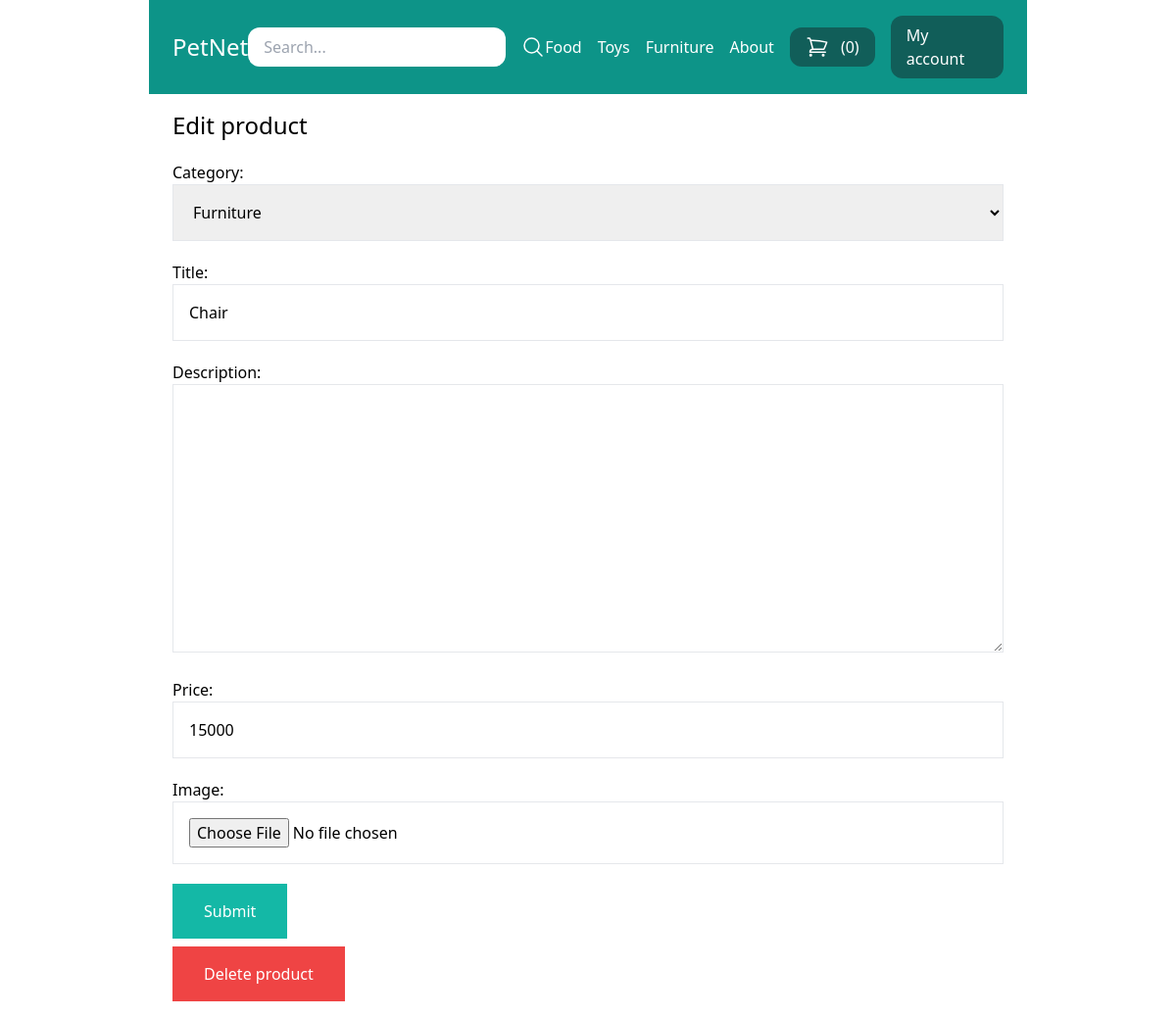
The app's page /my-store/edit-product/8/ (signed in), older data.
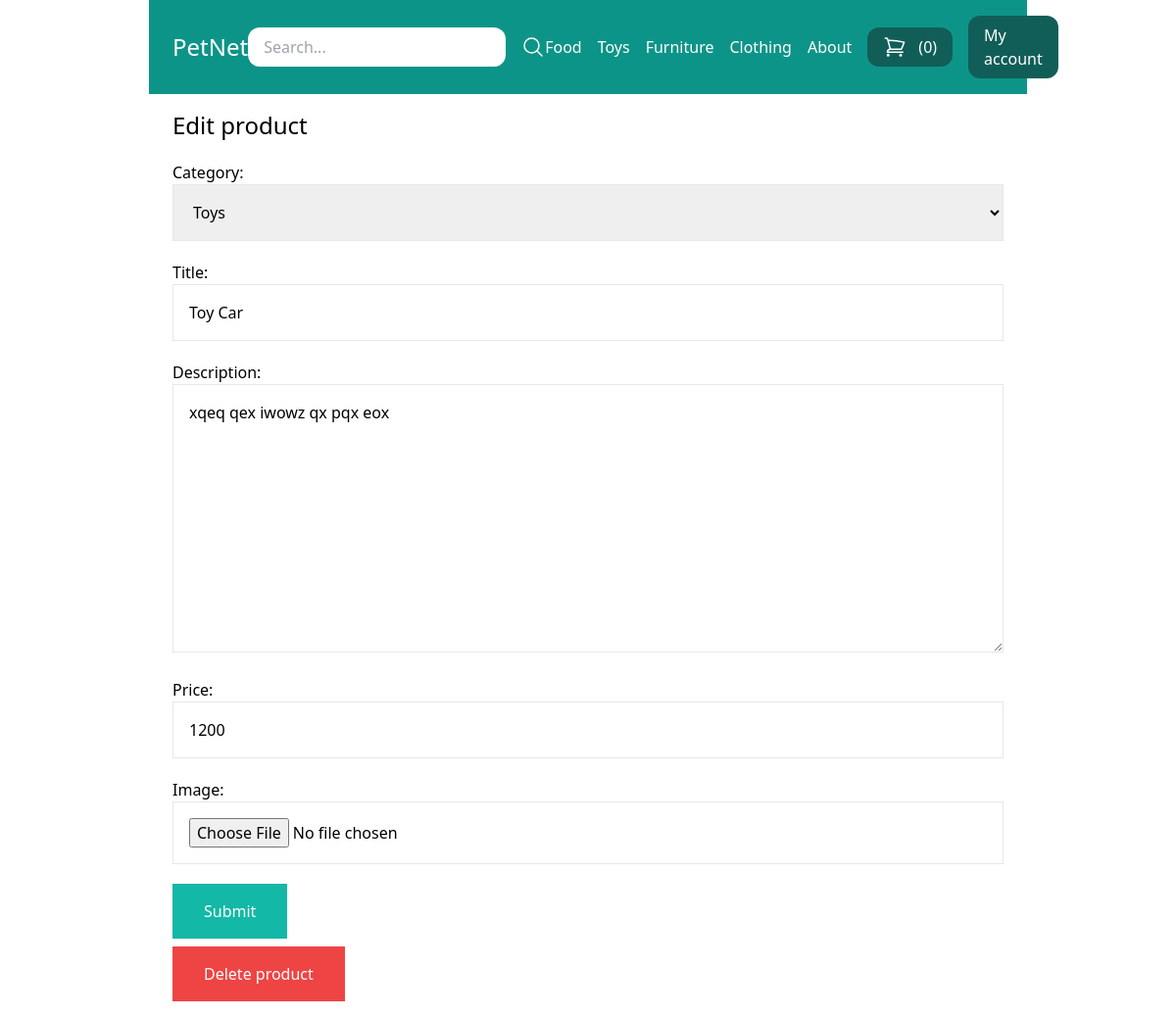
The same page, newer data.
### store/models.py (models this page shows, shortened)
class Category(models.Model):
    title = models.CharField(max_length=50)
    slug = models.SlugField(max_length=50)
    class Meta:
        verbose_name_plural = 'Categories'
    def __str__(self):
        return self.title

class Product(models.Model):
    DRAFT = 'draft'
    WAITING_APPROVAL = 'waitingapproval'
    ACTIVE = 'active'
    DELETED = 'deleted'
    STATUS_CHOICES = (
        (DRAFT, 'Draft'),
        (WAITING_APPROVAL, 'Waiting approval'),
        (ACTIVE, 'Active'),
        (DELETED, 'Deleted'),
    )
    user = models.ForeignKey(User, related_name='products', on_delete=models.CASCADE)
    category = models.ForeignKey(Category, related_name='products', on_delete=models.CASCADE)
    title = models.CharField(max_length=50)
    slug = models.SlugField(max_length=50)
    description = models.TextField(blank=True)
    price = models.IntegerField()
    image = models.ImageField(upload_to='uploads/product_images', blank=True, null=True)
    thumbnail = models.ImageField(upload_to='uploads/product_images/thumbnail', blank=True, null=True)
    created_at = models.DateTimeField(auto_now_add=True)
    updated_at = models.DateTimeField(auto_now=True)
    status = models.CharField(max_length=50, choices=STATUS_CHOICES, default=ACTIVE)
    class Meta:
        ordering = ('-created_at',)

### userprofile/views.py (the view)
# urls.py: path('my-store/edit-product/<int:pk>/', views.edit_product, name='edit_product'),
@login_required
def edit_product(request, pk):
    product = Product.objects.filter(user=request.user).get(pk=pk)
    if request.method == 'POST':
        form = ProductForm(request.POST, request.FILES, instance=product)
        if form.is_valid():
            form.save()
            messages.success(request, 'The changes was saved!')
            return redirect('my_store')
    else:
        form = ProductForm(instance=product)
    return render(request, 'userprofile/product_form.html', {
        'title': 'Edit product',
        'product': product,
        'form': form
    })

### store/forms.py
class ProductForm(forms.ModelForm):
    class Meta:
        model = Product
        fields = ('category', 'title', 'description', 'price', 'image',)
        widgets = {
            'category': forms.Select(attrs={
                'class': 'w-full p-4 border border-gray-200'
            }),
            'title': forms.TextInput(attrs={
                'class': 'w-full p-4 border border-gray-200'
            }),
            'description': forms.Textarea(attrs={
                'class': 'w-full p-4 border border-gray-200'
            }),
            'price': forms.TextInput(attrs={
                'class': 'w-full p-4 border border-gray-200'
            }),
            'image': forms.FileInput(attrs={
                'class': 'w-full p-4 border border-gray-200'
            })
        }

### store/cart.py (called while the page is built)
    def __len__(self):
        return sum(item['quantity'] for item in self.cart.values())

### store/context_processors.py (called while the page is built)
def cart(request):
    return {'cart': Cart(request)}

### store/templatetags/menu.py (called while the page is built)
@register.inclusion_tag('core/menu.html')
def menu():
    categories = Category.objects.all()
    return {'categories': categories}

### userprofile/templates/userprofile/product_form.html (shortened to what this page needs)
{% extends 'core/base.html' %}
{% block content %}
    <h1 class="text-2xl">{{ title }}</h1>
    <form method="post" action="." enctype="multipart/form-data" class="space-y-5">
        {{ form.as_p }}
        <button class="py-4 px-8 bg-teal-500 text-white hover:bg-teal-800">Submit</button>
    </form>
    {% if product %}
        <a href="{% url 'delete_product' product.id %}" class="mt-2 inline-block py-4 px-8 bg-red-500 text-white">Delete product</a>
    {% endif %}
{% endblock %}

### core/templates/core/menu.html
{% for category in categories %}
    <a href="{% url 'category_detail' category.slug %}" class="text-white">{{ category.title }}</a>
{% endfor %}
<a href="{% url 'about' %}" class="text-white">About</a>

Row changes from the older to the newer data that the page shows:
changed through a linked row, Category "Food": title "Chair" → "Toy Car"
added Category: title "Clothing"
changed Product: category "Furniture" → "Toys"; description (not shown) → "xqeq qex iwowz qx pqx eox"; price "15000" → "1200"
